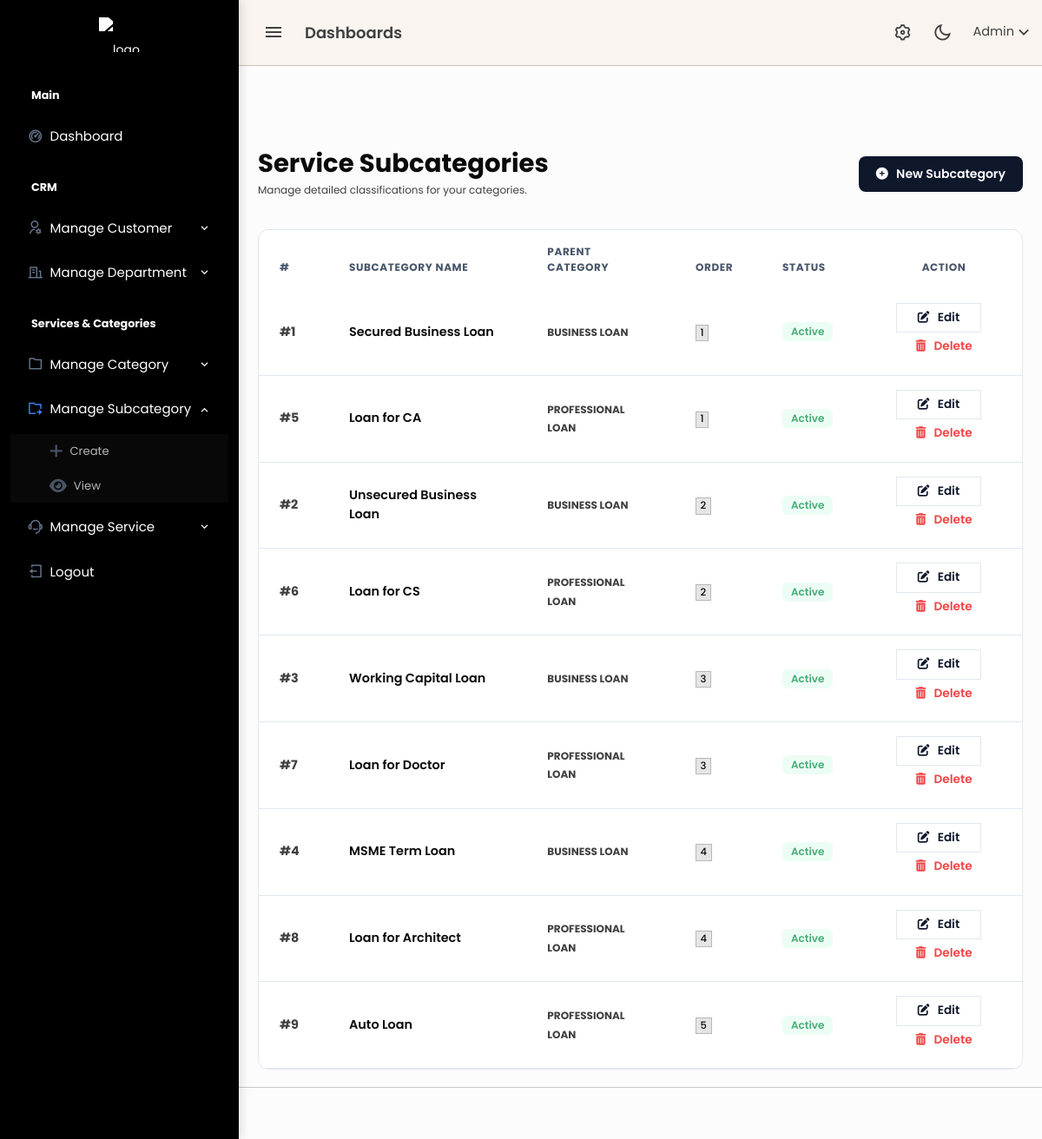
Before: /admin/subcategory.php (signed in) with the older database file.
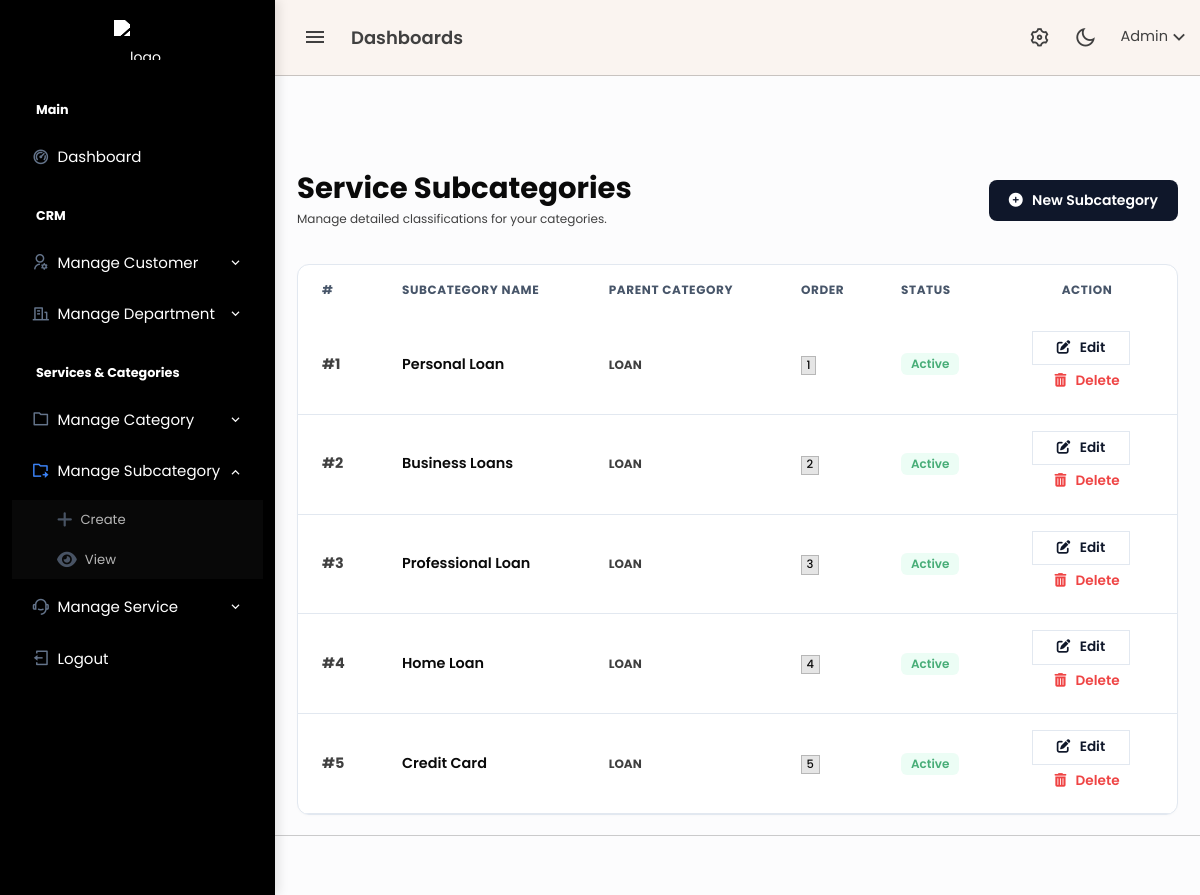
After: the same page with the newer database file.
### tables this page shows
CREATE TABLE `services_subcategories` (
  `id` bigint(20) UNSIGNED NOT NULL,
  `uuid` char(36) NOT NULL DEFAULT uuid(),
  `category_id` bigint(20) UNSIGNED NOT NULL,
  `sub_category_name` varchar(255) NOT NULL,
  `sequence` int(11) NOT NULL DEFAULT 1,
  `status` enum('active','inactive') NOT NULL DEFAULT 'active',
  `live` tinyint(1) NOT NULL DEFAULT 1,
  `created_at` timestamp NULL DEFAULT current_timestamp(),
  `updated_at` timestamp NULL DEFAULT current_timestamp() ON UPDATE current_timestamp()
);

CREATE TABLE `service_categories` (
  `id` bigint(20) UNSIGNED NOT NULL,
  `uuid` char(36) NOT NULL DEFAULT uuid(),
  `department` int(11) NOT NULL,
  `category_name` varchar(255) NOT NULL,
  `sequence` int(11) NOT NULL DEFAULT 1,
  `active` tinyint(1) NOT NULL DEFAULT 1,
  `live` tinyint(1) NOT NULL DEFAULT 1,
  `created_at` timestamp NULL DEFAULT current_timestamp(),
  `updated_at` timestamp NULL DEFAULT current_timestamp() ON UPDATE current_timestamp()
);

### admin/subcategory.php (the view, shortened to what the changed rows need)
<?php
include 'db/config.php';
$query = "
SELECT sc.id, sc.sub_category_name, sc.sequence, sc.status,
       c.category_name
FROM services_subcategories sc
LEFT JOIN service_categories c ON c.id = sc.category_id
ORDER BY sc.sequence ASC
";
$result = mysqli_query($conn, $query);
?>
<?php include 'header.php'; ?>
<?php include 'sidebar.php'; ?>
<div class="content-page">
    <div class="content">
        <div class="container-fluid pt-5">
            <div class="d-flex justify-content-between align-items-center mb-4">
                <div>
                    <h2 class="fw-bold text-dark mb-1">Service Subcategories</h2>
                </div>
            </div>
            <div class="card card-modern">
                <div class="card-body p-0">
                    <div class="table-responsive">
                        <table class="table table-modern mb-0 align-middle">
                            <thead>
                                <tr>
                                    <th width="80">#</th>
                                    <th>Subcategory Name</th>
                                    <th>Parent Category</th>
                                    <th width="100">Order</th>
                                    <th width="120">Status</th>
                                    <th width="180" class="text-center">Action</th>
                                </tr>
                            </thead>
                            <tbody>
                            <?php if (mysqli_num_rows($result) > 0): ?>
                                <?php while ($row = mysqli_fetch_assoc($result)): ?>
                                    <tr>
                                        <td class="text-muted fw-bold">#<?= $row['id'] ?></td>
                                        <td class="fw-semibold text-dark"><?= htmlspecialchars($row['sub_category_name']) ?></td>
                                        <td>
                                            <span class="text-muted small text-uppercase fw-bold">
                                                <?= htmlspecialchars($row['category_name'] ?? 'Unassigned') ?>
                                            </span>
                                        </td>
                                        <td>
                                            <span class="badge bg-light text-dark border"><?= $row['sequence'] ?></span>
                                        </td>
                                        <td>
                                            <?php if($row['status'] === 'active'): ?>
                                                <span class="badge badge-modern bg-soft-success text-success" style="background-color: #ecfdf5;">Active</span>
                                            <?php else: ?>
                                                <span class="badge badge-modern bg-soft-secondary text-muted" style="background-color: #f1f5f9;">Inactive</span>
                                            <?php endif; ?>
                                        </td>
                                        <td class="text-center">
                                            <a href="subcategory_edit.php?id=<?= $row['id'] ?>"
                                               class="btn btn-sm btn-action-edit me-2 py-1 px-3">
                                               <i class="fas fa-edit me-1"></i> Edit
                                            </a>
                                            <a href="db/delete/subcategory_delete.php?id=<?= $row['id'] ?>"
                                               onclick="return confirm('Permanently delete this subcategory?')"
                                               class="btn btn-sm btn-action-delete py-1">
                                               <i class="fas fa-trash-alt me-1"></i> Delete
                                            </a>
                                        </td>
                                    </tr>
                                <?php endwhile; ?>
                            <?php else: ?>
                                <tr>
                                    <td colspan="6" class="text-center py-5 text-muted">No subcategories found. Click "New Subcategory" to begin.</td>
                                </tr>
                            <?php endif; ?>
                            </tbody>
                        </table>
                    </div>
                </div>
            </div>
        </div>
    </div>
</div>
<?php include 'footer.php'; ?>

### admin/sidebar.php (shortened to what the changed rows need)
<div class="leftside-menu">
    <a href="dashboard.php" class="logo text-center d-block">
        <span class="logo-lg">
            <img src="uploads/logo-ravi.png" alt="logo" style="max-height: 40px; margin: 20px 0; filter: brightness(0) invert(1);">
        </span>
    </a>
</div>

Changed rows visible on the page:
removed services_subcategories: id "6", sub_category_name "Loan for CS", service_categories.category_name "PROFESSIONAL LOAN", sequence "2", status "Active"
removed services_subcategories: id "7", sub_category_name "Loan for Doctor", service_categories.category_name "PROFESSIONAL LOAN", sequence "3", status "Active"
removed services_subcategories: id "8", sub_category_name "Loan for Architect", service_categories.category_name "PROFESSIONAL LOAN", sequence "4", status "Active"
removed services_subcategories: id "9", sub_category_name "Auto Loan", service_categories.category_name "PROFESSIONAL LOAN", sequence "5", status "Active"
changed services_subcategories id 1: sub_category_name "Secured Business Loan" → "Personal Loan"; service_categories.category_name "BUSINESS LOAN" → "LOAN"
changed services_subcategories id 2: sub_category_name "Unsecured Business Loan" → "Business Loans"; service_categories.category_name "BUSINESS LOAN" → "LOAN"
changed services_subcategories id 3: sub_category_name "Working Capital Loan" → "Professional Loan"; service_categories.category_name "BUSINESS LOAN" → "LOAN"
changed services_subcategories id 4: sub_category_name "MSME Term Loan" → "Home Loan"; service_categories.category_name "BUSINESS LOAN" → "LOAN"
changed services_subcategories id 5: sub_category_name "Loan for CA" → "Credit Card"; service_categories.category_name "PROFESSIONAL LOAN" → "LOAN"; sequence "1" → "5"; moves down the list
